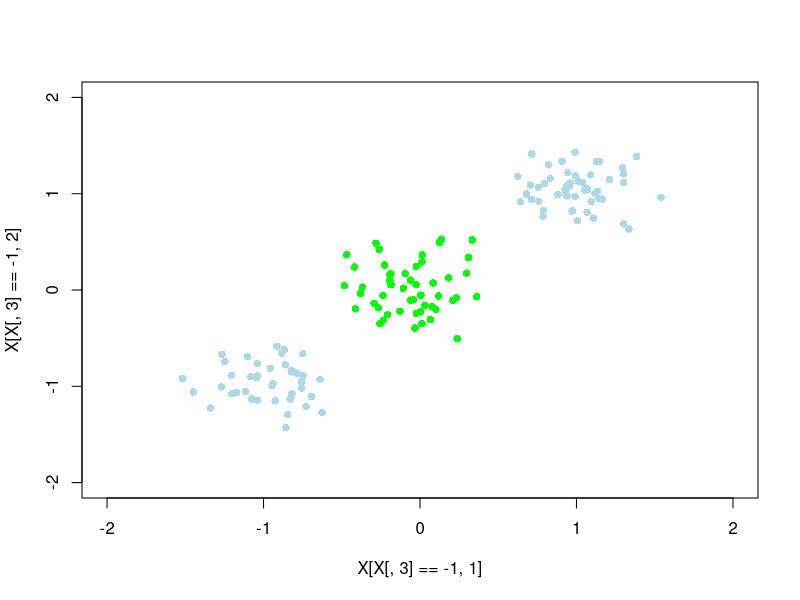

Reproduce this figure in R.
library(mvtnorm)
library(quadprog)

#### HW chapter 7
####
#### Part 1
####
#### Fit a SVM to the following data
####
#### Part 1.1 using k(x,y) = exp(-0.5*t(x-y)%*%(x-y))
####
#### Part 1.2 using k(x,y) = <phi(x),phi(y)> where phi(x) = [dnorm(x,mu1,sig),dnorm(x,mu2,sig)] where mu1 = c(0,0), mu2=c(-1,-1), sig = diag(2)
####
#### Part 1.3 verify that the separation of 1.2 is linear in the space defined by phi()

set.seed(7675)
x1.tmp <- cbind(rmvnorm(50,c(0,0),matrix(c(0.05,0,0,0.05),2,2)),-1)
x2.tmp <- cbind(rmvnorm(50,c(1,1),matrix(c(0.05,0,0,0.05),2,2)),1)
x3.tmp <- cbind(rmvnorm(40,c(-1,-1),matrix(c(0.05,0,0,0.05),2,2)),1)

X <- rbind(x1.tmp,x2.tmp,x3.tmp)

# plot
plot(X[X[,3]==-1,1],X[X[,3]==-1,2],pch=16,col="green",xlim=c(-2,2),ylim=c(-2,2))
points(X[X[,3]==1,1],X[X[,3]==1,2],pch=16,col="lightblue")

# kenrel 1
ker_1 <- function(x,y){
    return(exp(-0.5 * t(x-y) %*% (x-y)))
}

# Phi 2
Phi_2 <- function(x){
    dnorm_1 <- dmvnorm(x, c(-1,-1), diag(2))
    dnorm_2 <- dmvnorm(x, c(0,0), diag(2))
    return(c(dnorm_1, dnorm_2))
}

# kernel 2
ker_2 <- function(x,y){
    return(Phi_2(x) * Phi_2(y))
}

# Dmat
DMat <- function(Tvec, GramMat){
    return(t(Tvec) %*% Tvec %*% GramMat)
}

# dvec
dVec <- function(n){
    return(rep(1,n))
}

# Amat
AMat <- function(tn){
    IMat <- diag(length(tn))
    return(cbind(tn, IMat))
}

# bvec
bVec <- function(n){
    return(rep(1,n+1))
}
